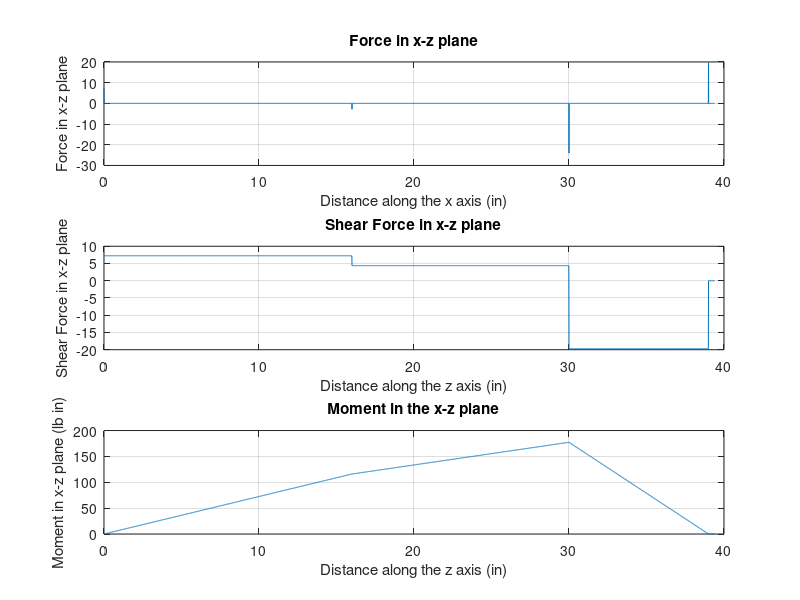
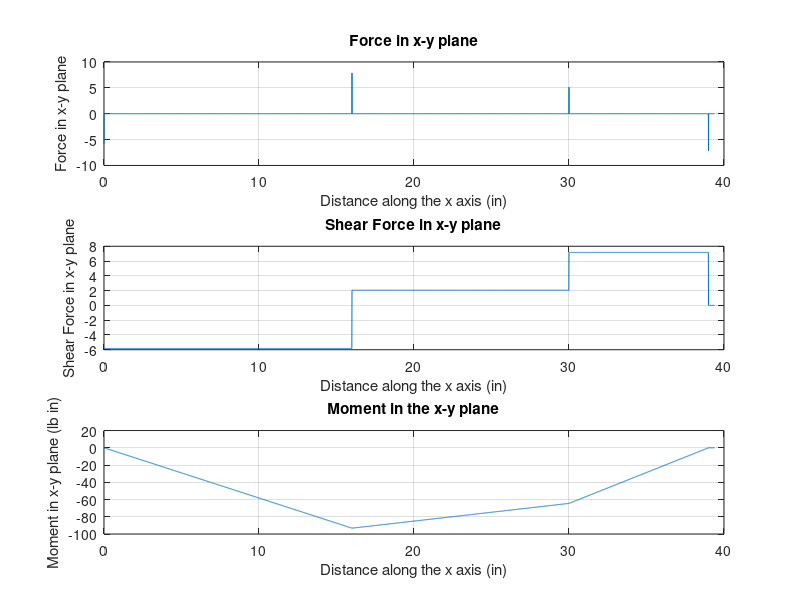
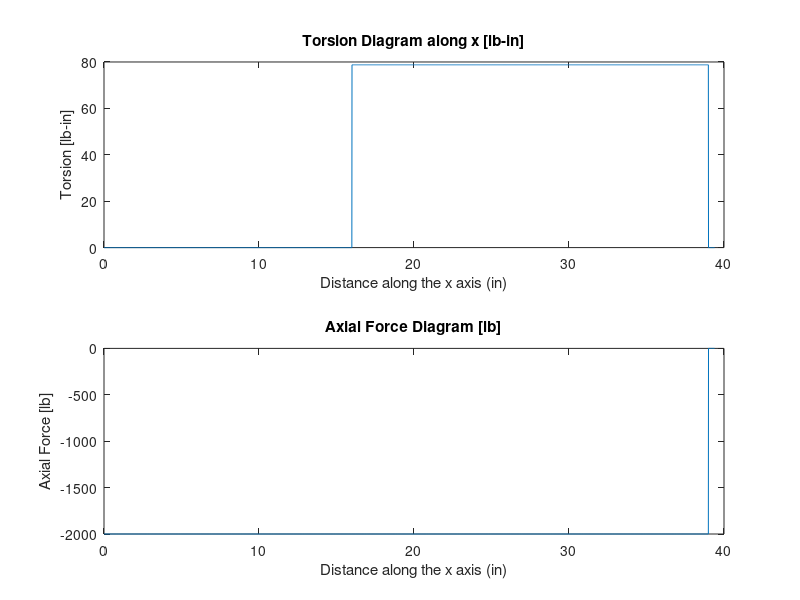
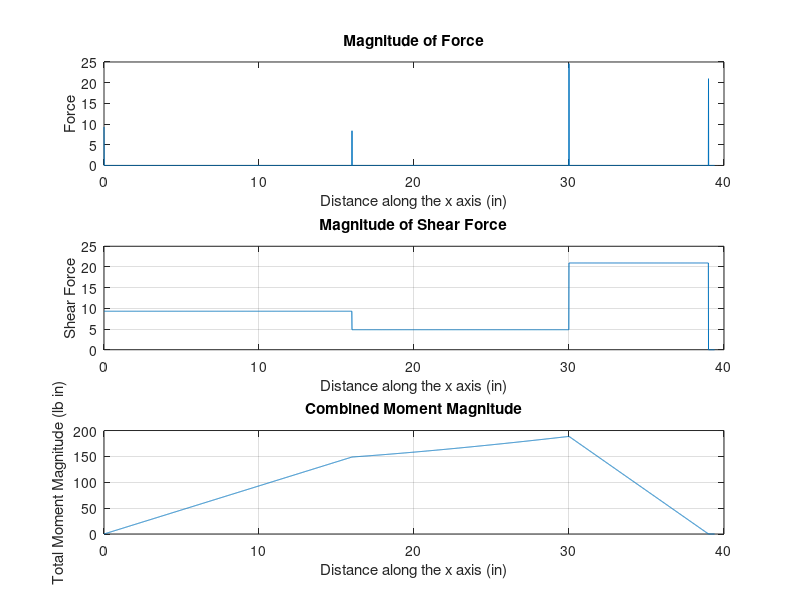

MATLAB code to generate these figures, in order:
%% ME367 Project 1
% Author: Scott Dolan
% Date  : 02-05-2020
% This code solves for forces involved with driveshaft
clc; clear all; close all;
%% Solve for input torque T from given input power(P,hp) and rotational velocity(rpm)
P = 0.75; % hp
w = 600.; % rpm
T = P*550*12/(w*2*pi/60); % lb.in
dshaft = 1.2 % in
%% Solve for force F_B at input gear
thetaB = 20.; % deg
dB = 8.; % in
FBt = 2*T/dB; % lb
FB = FBt/cosd(thetaB); % lb
FBr = FB*sind(thetaB); % lb
fprintf('The output force at gear A and its tangential and radial components:\n')
fprintf('Force FB = %.3f lb\n',FB);
fprintf('Force FBr = %.3f lb\n',FBr);
fprintf('Force FBt = %.3f lb\n\n',FBt);

%% Solve for force FA at output gear

thetaA = 20.; % degrees;
dA = 20.; % in
FAt = 2*T/dA; % lb
FA = FAt/cosd(thetaA); % lb
FAr = FA*sind(thetaA); % lb
fprintf('The input force at gear A and its tangential and radial components:\n')
fprintf('Force FA = %.3f lb\n',FA);
fprintf('Force FAr = %.3f lb\n',FAr);
fprintf('Force FAt = %.3f lb\n\n',FAt);

% FA can also be solved using the 3D moment sum taken at origin
% As you can see, the values match

Fat = FBt*dB/dA;       % lb
Fa = Fat/cosd(thetaA); % lb
Far = Fa*sind(thetaA); % lb
%% Solve for reactions at both bearings
% dOA, dAC, dCD are the distances between the origin\first bearing & gear
% A, Gear A & 2nd bearing at C, and 2nd bearing at C and gear B.

dOA = 16.; % in
dAC = 14.; % in
dCB = 9.; % in
dtot = dOA+dAC+dCB; % in

fprintf('Shaft length from bearing at point O to gear A, dOA = %.1f\n',dOA);
fprintf('Shaft length from gear A to bearing at point C, dAC = %.1f\n',dAC);
fprintf('Shaft length from bearing at point C to gear B, dCB = %.1f\n',dCB);
fprintf('Total shaft length, dtotal = %.1f\n\n',dtot);

RCz = (FBt*(dtot)-FAr*dOA)/(dOA+dAC); % lb
RCy = (FBr*dtot-FAt*dOA)/(dOA+dAC); % lb
fprintf('Bearing at point C reaction in y-direction, RCy = %.3f\n',RCy);
fprintf('Bearing at point C reaction in z-direction, RCz = %.2f\n\n',RCz);

FD = -2000; % lb 
ROx = -FD;
ROy = -FBr+FAt+RCy; % lb
ROz = FAr-FBt+RCz; % lb
fprintf('Bearing at point O reaction in x-direction, ROx = %.1f\n',ROx);
fprintf('Bearing at point O reaction in y-direction, ROy = %.3f\n',ROy);
fprintf('Bearing at point O reaction in z-direction, ROz = %.3f\n\n',ROz);

fsum_y = -ROy + FAt+RCy-FBr; % lb
fsum_z = ROz-FAr-RCz+FBt; %lb

%%
x = 0:0.01:(dtot+dtot*.01);    % "

% Singularity functions for x-z plane
qxz = @(x) ROz .* (x==0) - FAr .* (x==dOA) - RCz.*(x==(dOA+dAC)) + FBt .* (x==dtot);
Vxz = @(x) ROz .* (x>=0).*x.^0 - FAr.*(x>=dOA).*(x-dOA).^0 - RCz .* (x>=(dOA+dAC)).*(x-(dOA+dAC)).^0 ...
    + FBt.*(x>=dtot).*(x-dtot).^0;
My  = @(x) ROz .* (x>=0).*x - FAr.*(x>=dOA).*(x-dOA) - RCz .* (x>=(dOA+dAC)).*(x-(dOA+dAC)) ...
    + FBt.*(x>=dtot).*(x-dtot);
 

figure(1);
subplot(3,1,1);
plot(x,qxz(x)); grid on;
xlabel('Distance along the x axis (in)')
ylabel('Force in x-z plane');
title('Force in x-z plane');

subplot(3,1,2);
plot(x,Vxz(x));
grid on;
xlabel('Distance along the z axis (in)')
ylabel('Shear Force in x-z plane');
title('Shear Force in x-z plane');

subplot(3,1,3);
plot(x,My(x));
xlabel('Distance along the z axis (in)')
ylabel('Moment in x-z plane (lb in)')
grid on
title('Moment in the x-z plane');

% Singularity functions for y-z plane
qxy = @(x) -ROy.*(x==0) + FAt.*(x==dOA) + RCy.*(x==(dOA+dAC)) - FBr.*(x==dtot);
Vxy = @(x) -ROy.*(x>=0).*x.^0 + FAt.*(x>=dOA).*(x-dOA).^0 + RCy.*(x>=(dOA+dAC)).*(x-(dOA+dAC)).^0 ...
    -FBr.*(x>=dtot).*(x-dtot).^0;
Mz = @(x) -ROy.*(x>=0).*x + FAt.*(x>=dOA).*(x-dOA) + RCy.*(x>=(dOA+dAC)).*(x-(dOA+dAC)) ...
    -FBr.*(x>=dtot).*(x-dtot);


figure(2)

subplot(3,1,1);
plot(x,qxy(x)); grid on;
xlabel('Distance along the x axis (in)')
ylabel('Force in x-y plane');
title('Force in x-y plane');

subplot(3,1,2);
plot(x,Vxy(x));
grid on;
xlabel('Distance along the x axis (in)')
ylabel('Shear Force in x-y plane');
title('Shear Force in x-y plane');

subplot(3,1,3);
plot(x,Mz(x))
xlabel('Distance along the x axis (in)')
ylabel('Moment in x-y plane (lb in)')
grid on
title('Moment in the x-y plane');

figure(3);
subplot(2,1,1);
Tx = @(x) 0.*(x<=dOA)+T.*(x>=dOA)-T.*(x>=dtot);
plot(x,Tx(x));
title('Torsion Diagram along x [lb-in]');
xlabel('Distance along the x axis (in)')
ylabel('Torsion [lb-in]');

subplot(2,1,2);
A = @(x) FD.*(x>=0)-FD.*(x>=dtot);
plot(x,A(x));
title('Axial Force Diagram [lb]');
xlabel('Distance along the x axis (in)')
ylabel('Axial Force [lb]');

figure(4);
subplot(3,1,1);
plot(x,sqrt(qxy(x).^2+qxz(x).^2));
xlabel('Distance along the x axis (in)')
ylabel('Force');
title('Magnitude of Force');

subplot(3,1,2);
plot(x,sqrt(Vxy(x).^2+Vxz(x).^2));
grid on;
xlabel('Distance along the x axis (in)')
ylabel('Shear Force');
title('Magnitude of Shear Force');

subplot(3,1,3);
plot(x,sqrt(Mz(x).^2 + My(x).^2));
xlabel('Distance along the x axis (in)')
ylabel('Total Moment Magnitude (lb in)')
grid on
title('Combined Moment Magnitude');


%%  6 obtain the bending moment at sections of interest
V = @(x) (sqrt(Vxy(x).^2+Vxz(x).^2));
M = @(x) (sqrt(Mz(x).^2 + My(x).^2));

x = dOA;       % in
VA = V(x);     % lb 
MA = M(x);     % lb-in
fprintf(1,'At x = %g in VA = %g lb\n',x,VA);
fprintf(1,'At x = %g in MA = %g lb-in\n\n',x,MA);

x = (dOA+dAC); % in
VC = V(x);     % lb
MC = M(x);     % lb-in
fprintf(1,'At x = %g in VC = %g lb\n',x,VC);
fprintf(1,'At x = %g in MC = %g lb-in\n\n',x,MC);

x = dtot;      % in
VB = V(x);     % lb
MB = M(x);     % lb-in
fprintf(1,'At x = %g in VB = %g lb\n',x,VB);
fprintf(1,'At x = %g in MB = %g lb-in\n\n',x,MB);
%% Finding Maximum Stresses in Shaft

r = dshaft*.5; % in 
I = .25*pi*r^4;
J = pi*.5*r^4;
Q = .5*pi*r^2*4*r/(3*pi); % in^3
b = dshaft; % in

% Maximum stresses in shaft from combined shear and moments
fprintf('Maximum stresses in shaft from combined shear and moments:\n');
sbMc = MC*r/I;
tau_max = VC*Q/(I*dshaft);
fprintf('Maximum transverse shear stress in shaft [%.2f in<= x <=%.2f in], tau_max = %.2f psi\n',dOA,dOA+dAC,tau_max);
fprintf('Maximum bending stress at point C, x = %.2f in, sigma_Mc = %.2f psi\n\n',dOA+dAC,sbMc);

% Point C at x = dOA + dAC = 30 in
fprintf('The maximum stresses at point C:\n\n')

% Stresses in xy-plane
fprintf('Stresses in xy-plane:\n');

% Transverse Shear Stress in shaft, tau_Vxy
Vxyc = Vxy(dOA+dAC); % lb
tau_Vxyc = Vxyc*Q/(I*b); % psi
fprintf('Transverse Shear Stress in shaft xy plane, tau_Vxyc = %.2f psi\n',tau_Vxyc);

% Transverse Shear Stress in shaft, tau_Vxz
Vxzc = Vxz(dOA+dAC); % lb
tau_Vxzc = Vxzc*Q/(I*b); % psi
% Sigma Bending, sbMc
Myc = My(dOA+dAC); % lb-in
Mzc = Mz(dOA+dAC); % lb-in
sigma_Myc = Myc*r/I;
sigma_Mzc = Mzc*r/I;


% Stress from applied torque, T, and axial force FD
% Shear from torsion in shaft, tau_Tc
tau_Tc = T*r/J; % psi
fprintf('Shear from torsion in shaft, tau_Tc = %.2f psi\n',tau_Tc);
sigma_FD = FD/(pi*r^2);
fprintf('Axial stress from applied force FD, sigma_FD = %.2f psi\n\n',sigma_FD);
%% Finding principal stresses at point C
%tau_xy = tau_Tc-tau_Vc;
C2 = sbMc;

%% Angle of Twist, Deflection, and Slope
E = 29E3; % ksi, Modulus of Elasticity
thetaz = @(x) (-ROy.*(x>=0).*(x.^2)./2 + FAt.*(x>=dOA).*((x-dOA).^2)./2 + RCy.*(x>=(dOA+dAC)).*((x-(dOA+dAC)).^2)./2 ...
    -FBr.*(x>=dtot).*((x-dtot).^2)./2)./(E*I);
Yz = @(x) (-ROy.*(x>=0).*(x.^3)./6 + FAt.*(x>=dOA).*((x-dOA).^3)./6 + RCy.*(x>=(dOA+dAC)).*((x-(dOA+dAC)).^3)./6 ...
    -FBr.*(x>=dtot).*((x-dtot).^3)./6)./(E*I);
figure(5);
plot(x,Yz(x));